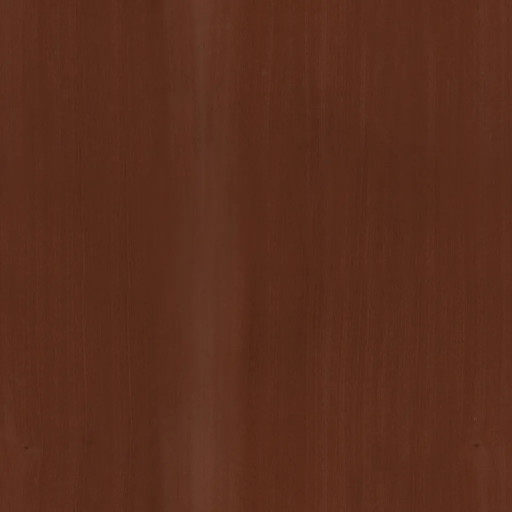
#> input picture src/features/entrance/scene/assets/mahogany_diff.webp, 1024 x 1024 px, given in place of sapele_veneer_diff_1k.jpg, which was not available (shown at 1/2 size)
$ python prepare-textures.py ../src/features/entrance/scene/assets
#> lines starting #> are read from the running program, lines starting #| are printed output that depends on the picture; pictures that were not available may be replaced by others from this repository, and a replacement may not be noted
"""
Prepare the entrance's scanned PBR textures (offline asset tool).

Sources are CC0 1K JPGs from Poly Haven (https://polyhaven.com), downloaded
manually into a folder outside the repository:

  sapele_veneer, black_walnut_veneer_01, marble_01, granite_tile_03
  (diff / rough / nor_gl as available)

Usage (requires Pillow):
  python3 -I tools/prepare-textures.py <download-dir>

Writes graded, resized WebP files into
src/features/entrance/scene/assets/. Only these outputs are committed.
"""

import sys
from pathlib import Path

from PIL import Image, ImageEnhance, ImageOps

OUT = Path(__file__).resolve().parent.parent / "src/features/entrance/scene/assets"


def load(src: Path, name: str) -> Image.Image:
#> called with name = 'sapele_veneer_diff'
    return Image.open(src / f"{name}_1k.jpg")
#> returned value is the input picture: PIL image 1024x1024 RGB; mean R, G, B 89.8, 45.9, 28.8


def save(img: Image.Image, name: str, size: int, quality: int) -> None:
    img = img.resize((size, size), Image.LANCZOS)
    img.save(OUT / f"{name}.webp", "WEBP", quality=quality, method=6)


def grade(img: Image.Image, brightness: float, contrast: float, saturation: float, tint=(1.0, 1.0, 1.0)) -> Image.Image:
#> called with brightness = 0.46, contrast = 1.18, saturation = 0.82, tint = (1.02, 0.8, 0.74)
    img = ImageEnhance.Brightness(img.convert("RGB")).enhance(brightness)
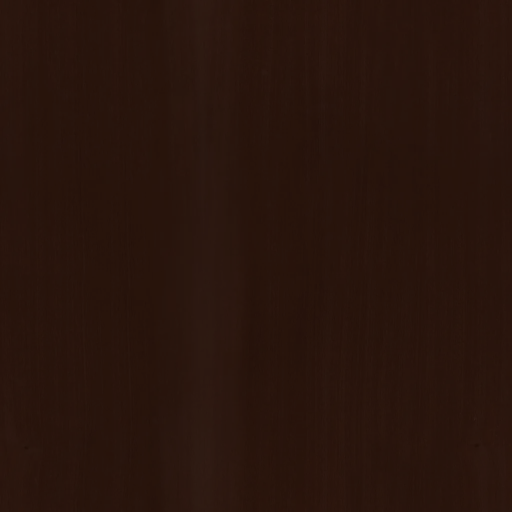
#> img: PIL image 1024x1024 RGB (shown at 1/2 size); mean R, G, B 40.8, 20.7, 12.6
    img = ImageEnhance.Contrast(img).enhance(contrast)
    img = ImageEnhance.Color(img).enhance(saturation)
    r, g, b = img.split()
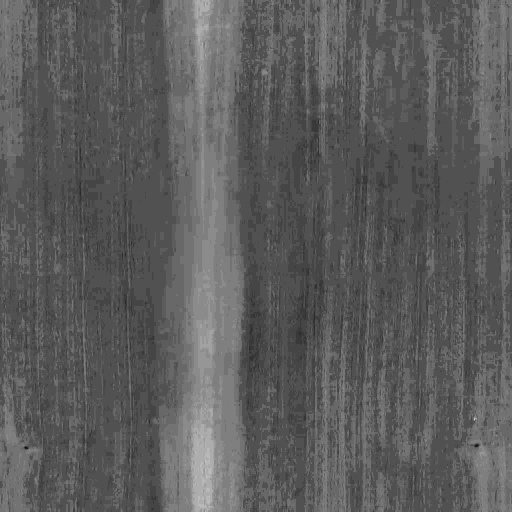
#> g: PIL image 1024x1024 L (shown at 1/2 size); min 12, max 34, mean 20; drawn with min black and max white
    r = r.point(lambda v: min(255, int(v * tint[0])))
    g = g.point(lambda v: min(255, int(v * tint[1])))
    b = b.point(lambda v: min(255, int(v * tint[2])))
    return Image.merge("RGB", (r, g, b))


def main(src: Path) -> None:
    OUT.mkdir(parents=True, exist_ok=True)

    # Sapele: ribbon-figured African mahogany. Deepened towards oxblood.
    save(grade(load(src, "sapele_veneer_diff"), 0.46, 1.18, 0.82, (1.02, 0.8, 0.74)), "mahogany_diff", 1024, 82)
    save(load(src, "sapele_veneer_rough").convert("L"), "mahogany_rough", 512, 80)
#> call 2 of load, with name = 'sapele_veneer_rough'
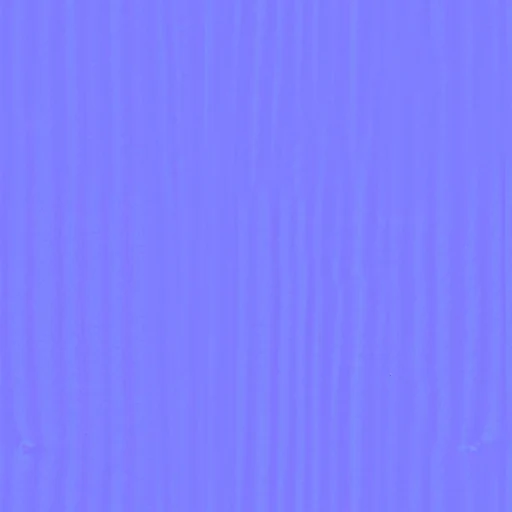
#> input picture src/features/entrance/scene/assets/mahogany_nor.webp, 512 x 512 px, given in place of sapele_veneer_rough_1k.jpg, which was not available
#> in load, returned value is the input picture: PIL image 512x512 RGB; mean R, G, B 126.8, 126.7, 254.1
    save(load(src, "sapele_veneer_nor_gl").convert("RGB"), "mahogany_nor", 512, 88)

    # Black walnut: architrave and recess panelling.
    # Rotated so the figure runs vertically on standing mouldings.
    turn = Image.Transpose.ROTATE_90
    save(grade(load(src, "black_walnut_veneer_01_diff").transpose(turn), 0.5, 1.15, 1.1, (1.14, 0.98, 0.84)), "walnut_diff", 512, 80)
    save(load(src, "black_walnut_veneer_01_rough").transpose(turn).convert("L"), "walnut_rough", 512, 80)
    # A rotated tangent-space normal map needs its X/Y channels rotated too.
    nr, ng, nb = load(src, "black_walnut_veneer_01_nor_gl").convert("RGB").transpose(turn).split()
    save(Image.merge("RGB", (ImageOps.invert(ng), nr, nb)), "walnut_nor", 512, 88)

    # Marble 01 inverted into a black marble with warm ivory veining.
    marble = ImageOps.invert(load(src, "marble_01_diff").convert("RGB"))
    marble = ImageOps.autocontrast(marble, cutoff=1)
    save(grade(marble, 0.42, 1.55, 0.2, (1.06, 1.0, 0.9)), "marble_diff", 1024, 82)
    save(load(src, "marble_01_rough").convert("L"), "marble_rough", 512, 80)

    # Granite blocks darkened into a near-black honed facade stone.
    save(grade(load(src, "granite_tile_03_diff"), 0.32, 1.2, 0.35, (1.04, 0.98, 0.92)), "stone_diff", 1024, 78)
    save(load(src, "granite_tile_03_rough").convert("L"), "stone_rough", 512, 80)
    save(load(src, "granite_tile_03_nor_gl").convert("RGB"), "stone_nor", 512, 88)


if __name__ == "__main__":
    if len(sys.argv) != 2:
        sys.exit(__doc__)
#> (the run stopped early here; a loop or call above may not have finished)
